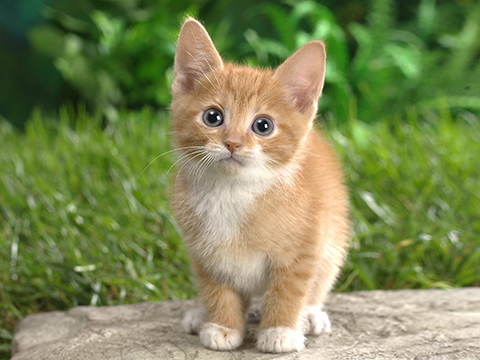
#> input picture 03. 키보드와 마우스 이벤트 처리/cat.jpg, 480 x 360 px, found by its file name
$ python 06.image_write_1_quiz2.py
#> lines starting #> are read from the running program, lines starting #| are printed output that depends on the picture
# [Quiz] cat.jpg 파일을 흑백이미지로 읽고,
# 가운데는 밝고, 외곽으로 갈 수록 어두어져서
# fade-in과 같은 효과를 가지도록 이미지를 생성하여 저장하자.

import cv2
import numpy as np

img = cv2.imread('cat.jpg', cv2.IMREAD_GRAYSCALE)
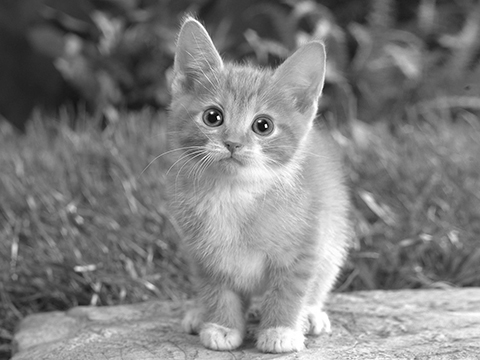
#> img: shape (360, 480); min 0, max 255, mean 127.2
fade = np.zeros_like(img)
h, w = img.shape
#> h = 360; w = 480
for i in range(h):
    for j in range(w):
        fade[i, j] = int((h/2*w/2 - abs(i - h/2) * abs(j - w/2)) / (h/2*w/2) * 255)
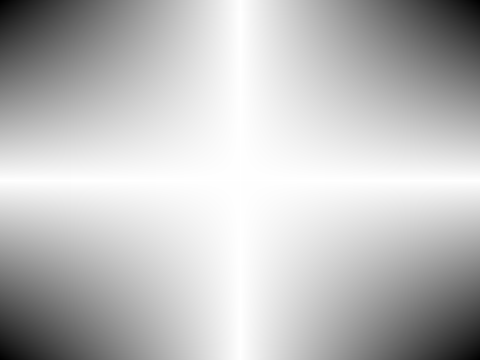
#> fade: shape (360, 480); min 0, max 255, mean 190.8

dst = np.zeros_like(img)
dst = img // 2 + fade // 2
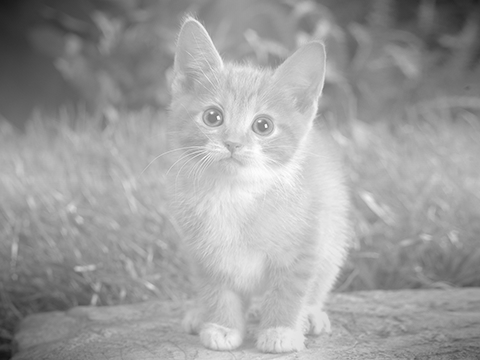
#> dst: shape (360, 480); min 21, max 253, mean 158.5

cv2.imshow('cat',img)
cv2.imshow('dst',dst)
cv2.imshow('fade', fade)
cv2.waitKey()

# 잘 못된 예
dst2 = np.zeros_like(img)
dst2 = (img + fade) // 2
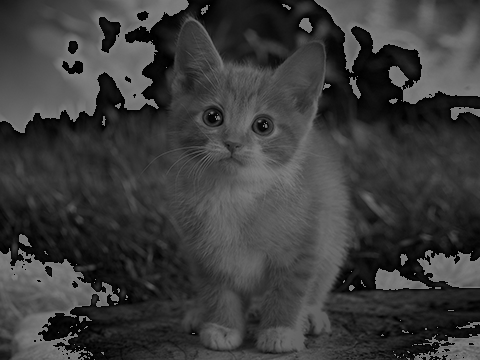
#> dst2: shape (360, 480); min 0, max 127, mean 59
cv2.imshow('dst2',dst2)
cv2.waitKey()

cv2.imwrite('fade.jpg', dst)
cv2.destroyAllWindows()

$ run again, with 03. 키보드와 마우스 이벤트 처리/road.jpg copied over 03. 키보드와 마우스 이벤트 처리/cat.jpg
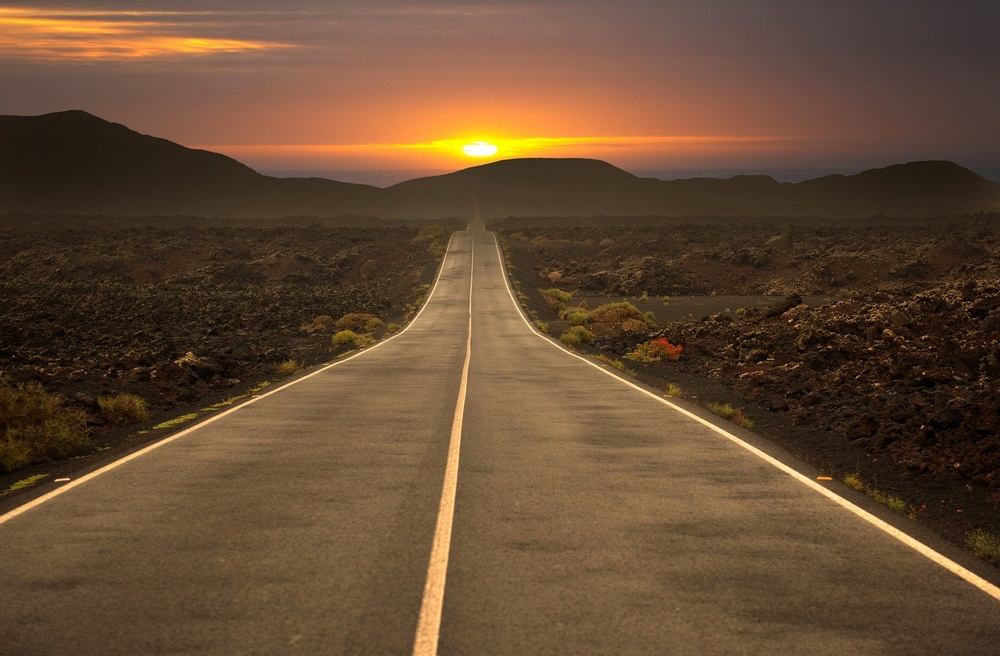
#> input picture 03. 키보드와 마우스 이벤트 처리/road.jpg, 1000 x 656 px, shrunk from 1920 x 1260 before the run, found by its file name
#> `dst = img // 2 + fade // 2`:
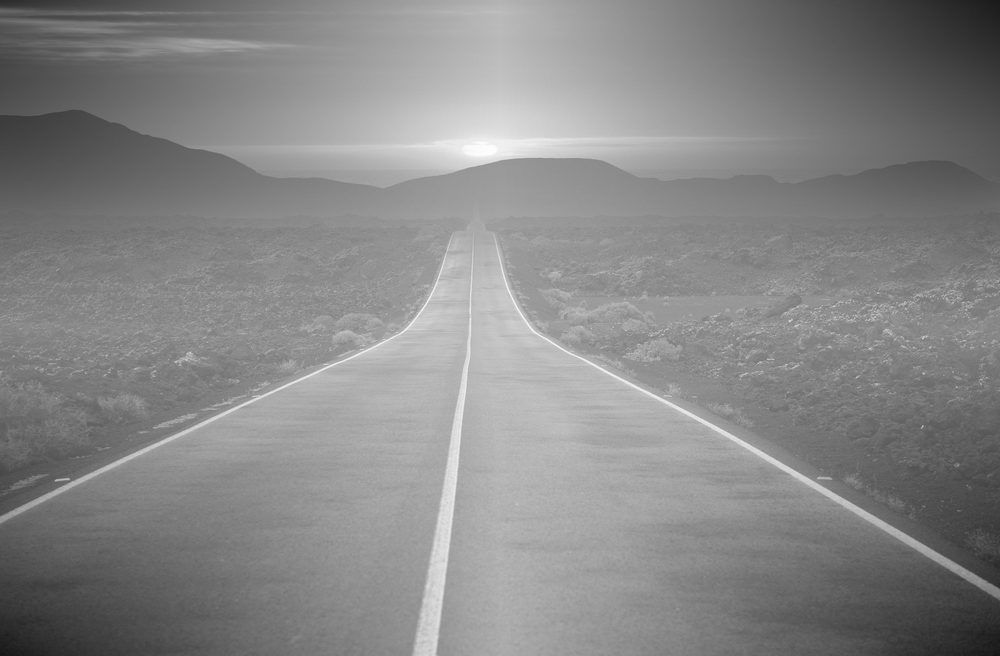
#> dst: shape (656, 1000); min 20, max 253, mean 134.7
#> `dst2 = (img + fade) // 2`:
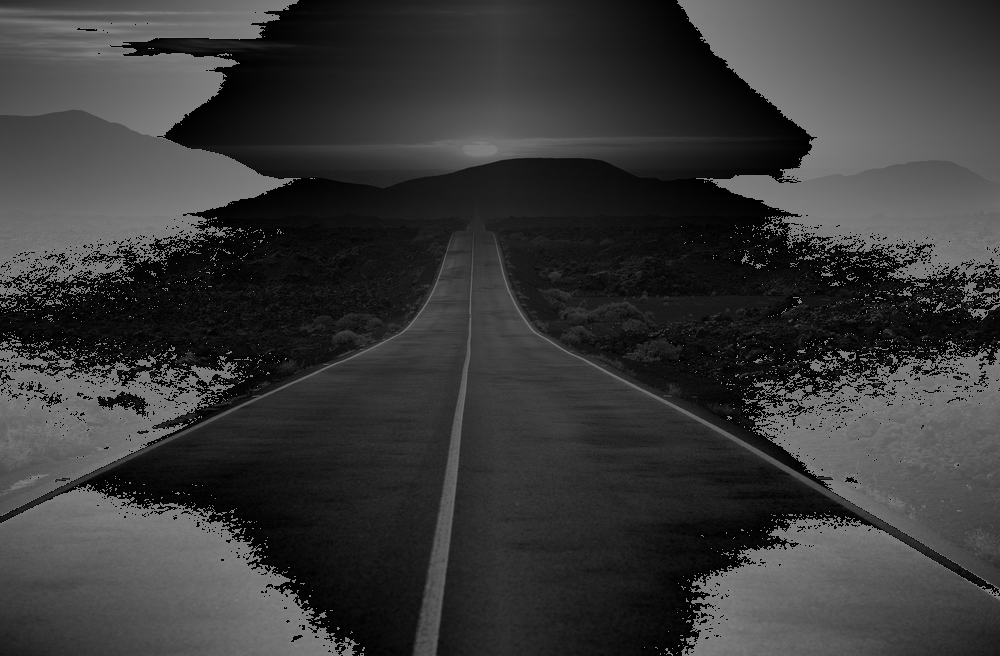
#> dst2: shape (656, 1000); min 0, max 127, mean 56.3
